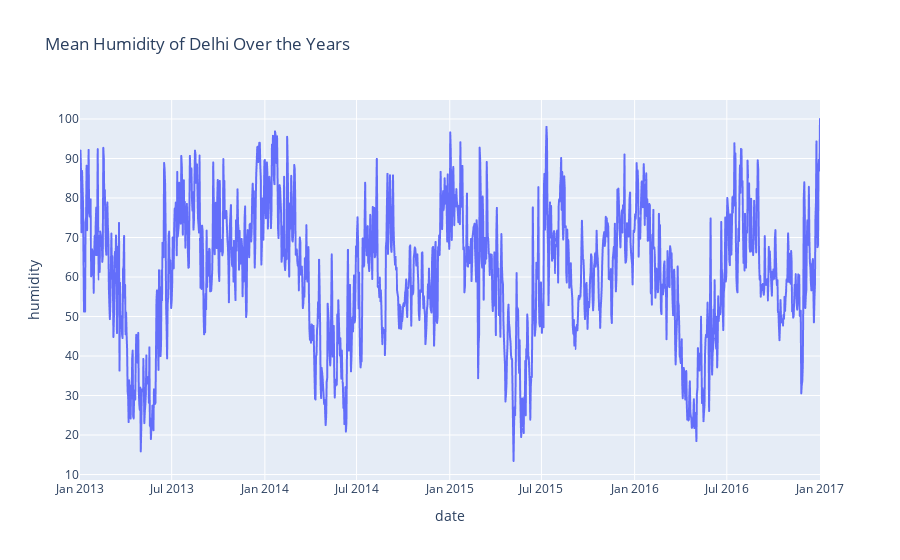

The notebook cell this image was saved under:
### Code cell
figure = px.line(data, x = 'date', y = 'humidity', title = 'Mean Humidity of Delhi Over the Years')
figure.show()

### Figure 1 — Plotly figure (JSON) as saved in the notebook; plotly's stock layout.template omitted (floating-point values rounded to 4 significant figures; data arrays with more than 128 entries replaced by an {"elided": "..."} marker saying what was removed)
{"data": [{"hovertemplate": "date=%{x}<br>humidity=%{y}<extra></extra>", "legendgroup": "", "line": {"color": "#636efa", "dash": "solid"}, "marker": {"symbol": "circle"}, "mode": "lines", "name": "", "showlegend": false, "type": "scattergl", "x": {"elided": "1462 str values"}, "xaxis": "x", "y": {"elided": "1462 float values"}, "yaxis": "y"}], "layout": {"legend": {"tracegroupgap": 0}, "title": {"text": "Mean Humidity of Delhi Over the Years"}, "xaxis": {"anchor": "y", "domain": [0, 1], "title": {"text": "date"}}, "yaxis": {"anchor": "x", "domain": [0, 1], "title": {"text": "humidity"}}}}
